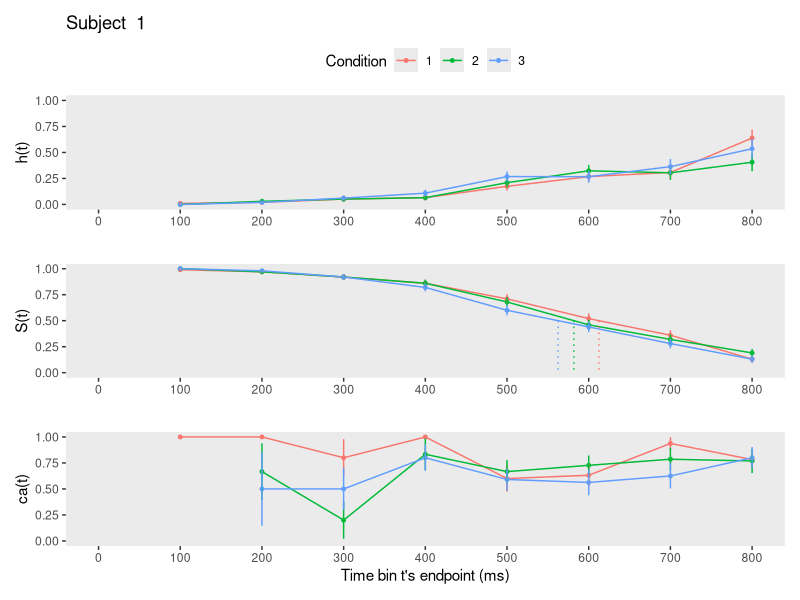
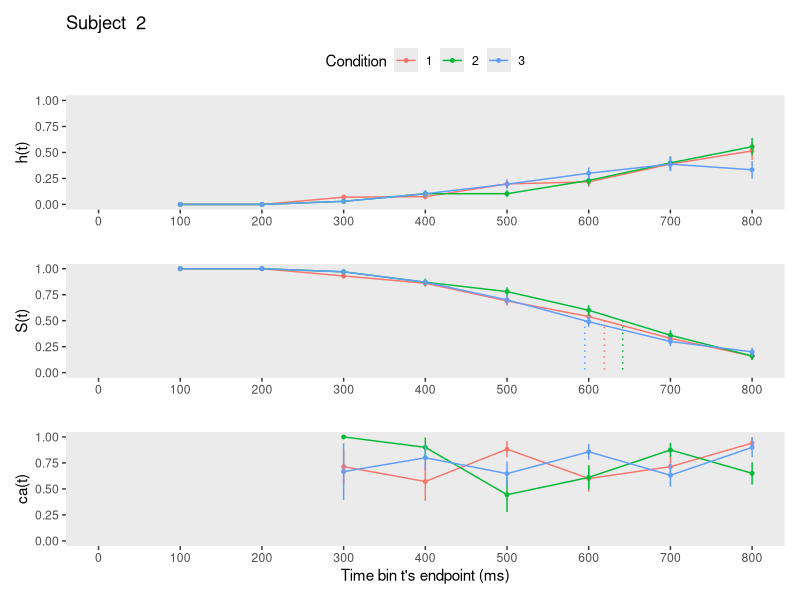
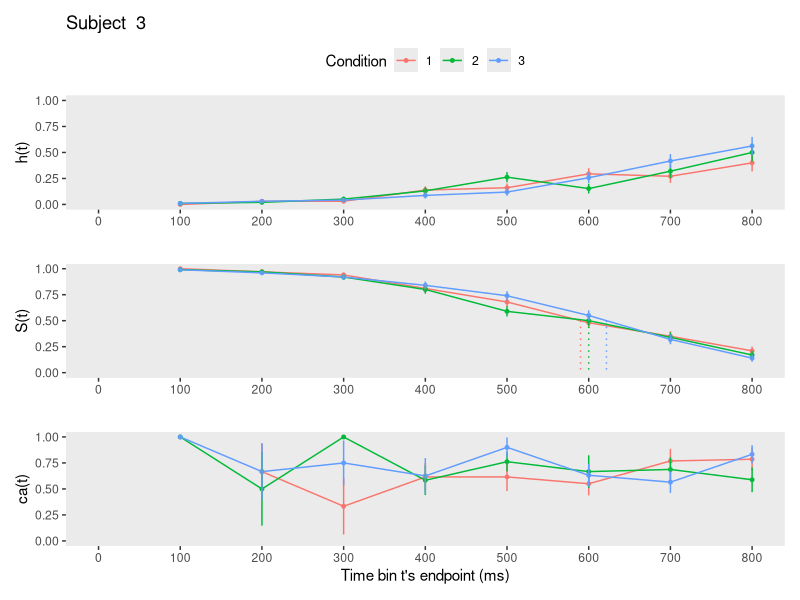
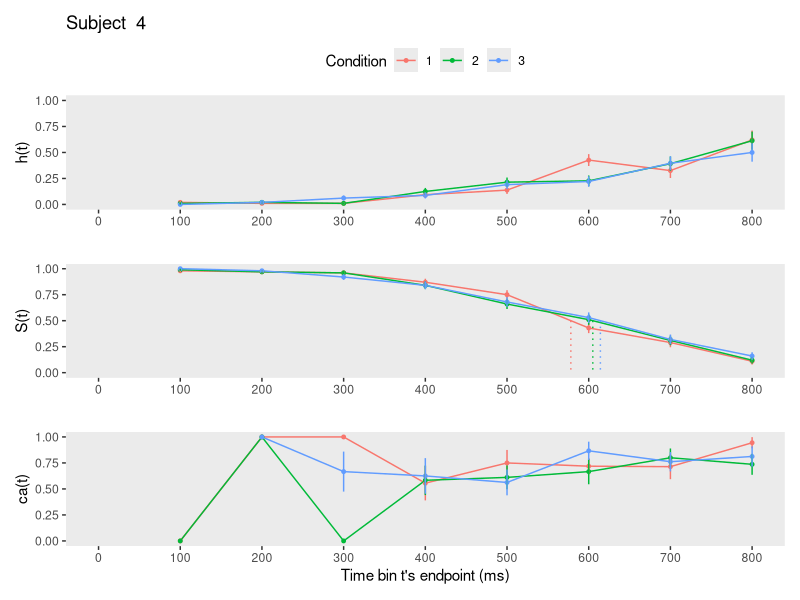
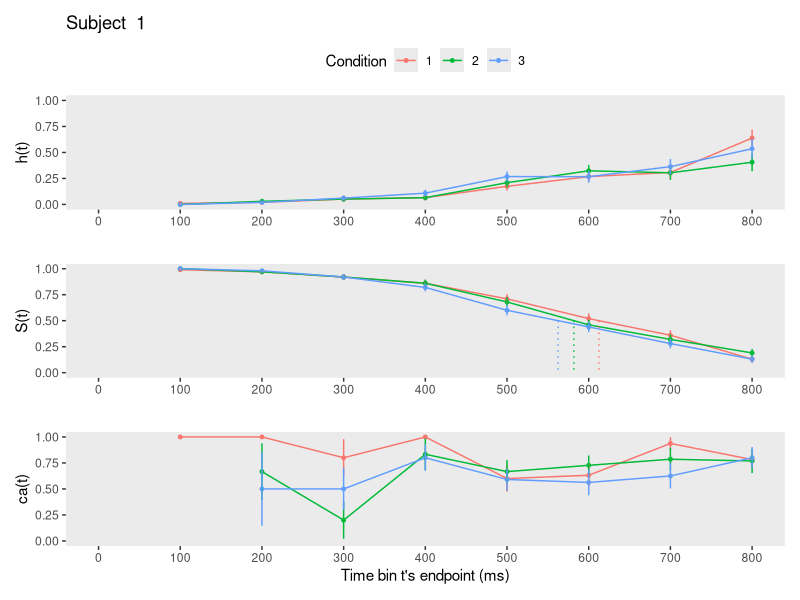
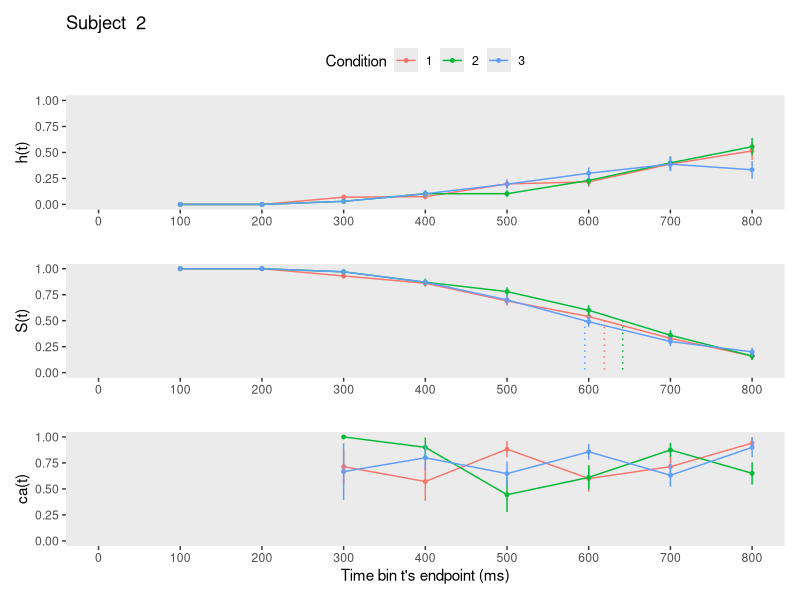
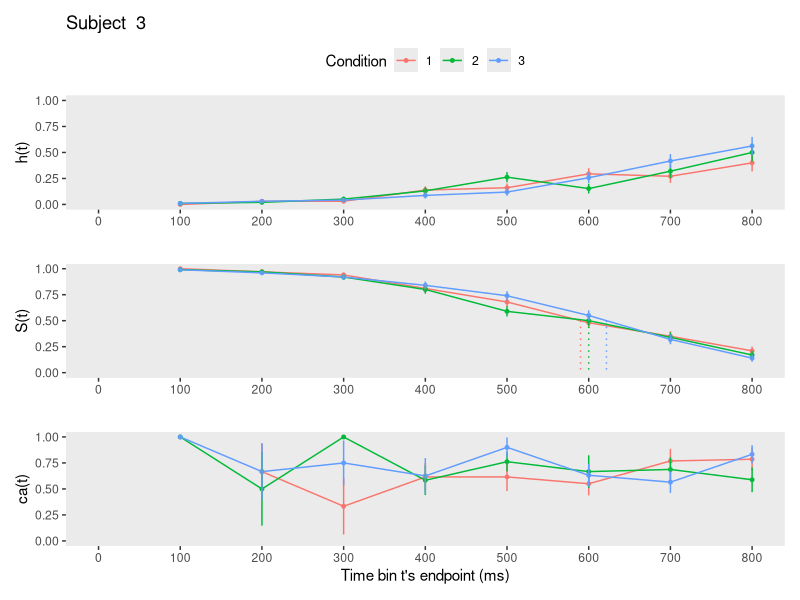
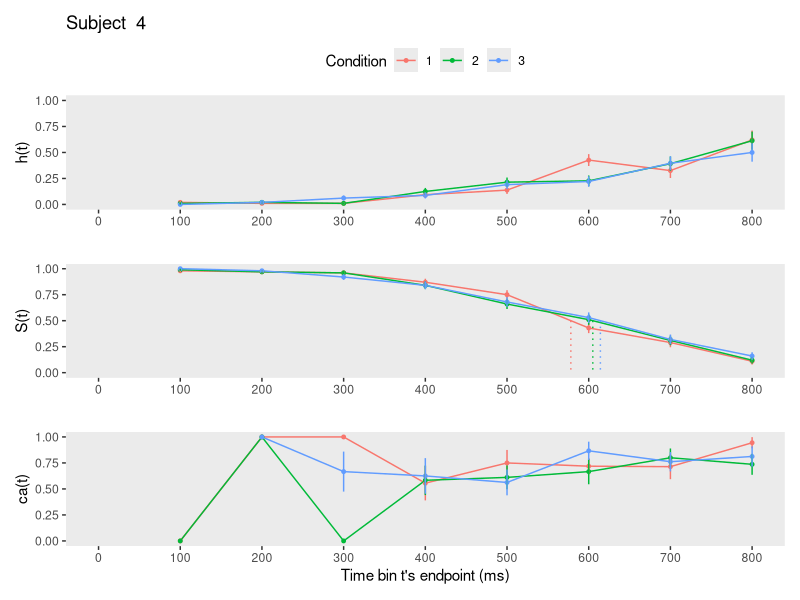

Generate these figures, in order, with R: (Note: this script raises an error after producing the figures.)
## ---- chunk 1
knitr::opts_chunk$set(echo = TRUE)
## ---- chunk 2
library(tidyverse) # data wrangling
library(patchwork) # combine figures
library(pracma) # to Reshape() matrices
library(flextable) # create tables 
## ---- chunk 3
set.seed(1276)
Tr_pCond = 100 # trials per condition
N_sub = 4    # number of subjects
N_cond = 3   # number of conditions per subject
N_total = N_sub*N_cond*Tr_pCond

data <- tibble(
  pid   = rep(1:N_sub,each=N_cond*Tr_pCond),
  trial = as.integer(Reshape( replicate(N_sub,sample(1:(N_cond*Tr_pCond))),N_total,1)),
  condition = rep(rep(1:N_cond,each=Tr_pCond), N_sub),
  RT = as.double(Reshape(replicate(N_sub*N_cond,rnorm(Tr_pCond, 600, 200)),N_total,1)),
  acc = as.double(Reshape(replicate(N_sub*N_cond,(sample(c(0,1), size=Tr_pCond,replace=T,            
                                                  prob=c(.3,.7)))),N_total,1))) %>%
      arrange(pid,trial) %>%
      mutate(RT = ifelse(RT<0,0.001,RT), # instead of filtering to keep all rows
             condition=factor(condition,levels=c(1:N_cond)))

head(data)
## ---- chunk 4
data_nested <- data %>% group_nest(pid)
## ---- chunk 5
define_censoring_dRT <- function(df, timeout, bin_width){
  if(!(timeout %% bin_width == 0)){
    return("The censoring time must be a multiple of the bin width!")
  }
  df %>% mutate(right_censored = 0,
                RT2 = ifelse(RT > timeout, timeout, RT),
                right_censored = ifelse(RT2 == timeout,1,right_censored),
                dRT = ceiling(RT2/bin_width),
                cens_time = timeout, bin_width = bin_width)
}
## ---- chunk 6
setup_person_trial_bin <- function(df){
  df %>% uncount(weights = dRT) %>% 
         group_by(trial) %>% 
         mutate(period = 1:n()) %>% 
         mutate(event = if_else(period == max(period) & right_censored == 0, 1, 0)) %>% 
         ungroup()
}
## ---- chunk 7
setup_lifetable <- function(ptb){
  ptb %>% mutate(event = str_c("event", event)) %>%
          group_by(condition,period) %>% 
          count(event) %>% 
          ungroup() %>% 
          pivot_wider(names_from = event,
                      values_from = n) %>% 
          mutate(event0 = ifelse(is.na(event0),0,event0), # replace NA with 0
                 event1 = ifelse(is.na(event1),0,event1),
                 risk_set = event0 + event1) %>% # define the risk set
          mutate(hazard = num((event1 / risk_set),digits=4)) %>% # calculate hazard estimate
          mutate(se_haz = num(sqrt((hazard * (1 - hazard)) / risk_set),digits=5)) %>% # se hazard
          group_by(condition) %>%
          mutate(survival = num(cumprod(1-hazard),digits=4), # calculate survival estimate
                 term     = num(cumsum(hazard / (risk_set * (1 - hazard))),digits=5),
                 se_surv  = num( (survival * sqrt(term)) , digits=5) ) %>% # Greenwood's (1926) approximation
          ungroup() 
}
## ---- chunk 8
calc_conditionalaccuracy <- function(df){
  df %>% filter(right_censored==0) %>%
         group_by(condition,dRT,cens_time,bin_width) %>%
         summarize(ca = mean(acc),
                   n = n(),
                   .groups = 'drop') %>%
         ungroup() %>%
         mutate(period = dRT,
                se_ca = sqrt((ca * (1-ca)) / n)) %>%
         select(-dRT)
}
## ---- chunk 9
join_lifetable_ca <- function(df1,df2){df1 %>% left_join(df2, join_by(condition,period))}
## ---- chunk 10
extract_median_period <- function(df){
  above_pct50 <- df %>% 
      group_by(condition) %>%
      filter(survival > .5) %>% 
      slice(n()) # take last row
  below_pct50 <- df %>% 
      group_by(condition) %>%
      filter(survival < .5) %>% 
      slice(1) # take first row
  # pull period above
  period_above <- pull(above_pct50, period)
  # pull survivor function values
  survival_above <- pull(above_pct50, survival)
  survival_below <- pull(below_pct50, survival)
  # estimate median by interpolation
  median_period <- period_above+((survival_above-.5)/(survival_above-survival_below))*((period_above+1)-period_above)
}
## ---- chunk 11
plot_eha <- function(df,subj){
  library(patchwork)
  cutoff <- df %>% pull(cens_time) %>% max(na.rm=T)
  binsize <- df %>% pull(bin_width) %>% max(na.rm=T)
  median_period <- extract_median_period(df)
  n_conditions <- nlevels(df$condition)
  data_median <- c()
  for(i in 1:n_conditions){
    data_median <- append(data_median, c(median_period[i], median_period[i]))
  }
  data_medians <- tibble(period= data_median,
                         survival = rep(c(.5, 0),n_conditions),
                         condition = rep(1:n_conditions, each=2))
  
p1 <- df %>% ggplot(aes(x=period, color=condition, group=condition)) +
  geom_line(aes(y=hazard)) +
  geom_point(aes(y=hazard), size=1) + labs(color="Condition") +
  geom_linerange(aes(ymin=hazard-se_haz, ymax=hazard+se_haz), show.legend = F) +
  scale_x_continuous(breaks = c(0,1:(cutoff/binsize)), labels=c(0,1:(cutoff/binsize)*binsize),
                     limits = c(0,cutoff/binsize)) +
  scale_y_continuous(limits = c(0,1)) +
  labs(x="", y="h(t)", title = paste("Subject ", subj)) +
  theme(legend.background = element_rect(fill = "transparent"),
        panel.grid = element_blank(),
        legend.position = "top")

p2 <-df %>%
  ggplot(aes(x=period, color=condition, group=condition)) +
  geom_line(aes(y=survival), show.legend = F) +
  geom_point(aes(y=survival), size=1, show.legend = F) +
  geom_linerange(aes(ymin=survival-se_surv, ymax=survival+se_surv), show.legend = F) +
  # add medians
  geom_path(aes(x=period, y=survival, color=factor(condition)),
            data = data_medians, 
            linetype = 3, show.legend = F) +
  scale_x_continuous(breaks = c(0,1:(cutoff/binsize)), labels=c(0,1:(cutoff/binsize)*binsize),
                     limits=c(0,cutoff/binsize)) +
  scale_y_continuous(limits = c(0,1)) +
  labs(x="", y="S(t)",
       colour="Condition") +
  theme(panel.grid = element_blank())

p3 <-df %>%
  ggplot(aes(x=period, color=condition, group=condition)) +
  geom_line(aes(y=ca), show.legend = F) +
  geom_point(aes(y=ca), size=1, show.legend = F) +
  geom_linerange(aes(ymin=ca-se_ca, ymax=ca+se_ca), show.legend = F) +
  scale_x_continuous(breaks = c(0,1:(cutoff/binsize)), labels=c(0,1:(cutoff/binsize)*binsize),
                     limits=c(0,cutoff/binsize)) +
  scale_y_continuous(limits = c(0,1)) +
  labs(x="Time bin t's endpoint (ms)", y="ca(t)",
       colour="Condition") +
  theme(panel.grid = element_blank())

p1/p2/p3
}
## ---- chunk 12
data_final <- data_nested %>% 
                     mutate(censored  = map(data, define_censoring_dRT, 800, 100)) %>%       # user input: censoring time, and bin width
                     mutate(ptb_data  = map(censored, setup_person_trial_bin)) %>%           # create person-trial-bin dataset
                     mutate(lifetable = map(ptb_data, setup_lifetable)) %>%                  # create life tables without ca
                     mutate(condacc   = map(censored, calc_conditionalaccuracy)) %>%         # calculate ca
                     mutate(lifetable_ca = map2(lifetable, condacc, join_lifetable_ca)) %>%  # create life tables with ca
                     mutate(plot      = map2(.x = lifetable_ca, .y = pid, plot_eha))         # create plots of info in life tables
## ---- chunk 13
# view lifetables:
data_final %>% pull(lifetable)

# view original data for subject 1:
data_final[[2]][[1]]

# view person-trial-bin data set for subject 1:
data_final[[4]][[1]] 

# view lifetable for subject 1
data_final[[7]][[1]]
## ---- chunk 14
# save as pdf
map2(paste0("figures/figure_for_subject", data_final$pid, ".pdf"), data_final$plot, ggsave)

# save as png
map2(paste0("figures/figure_for_subject", data_final$pid, ".png"), data_final$plot, ggsave, width = 8, height = 5, dpi = 600)
## ---- chunk 15
ft <- flextable::flextable(data_final[[7]][[1]] %>% filter(condition==1) 
          %>% select(period,risk_set,hazard,se_haz,survival,se_surv,ca, se_ca))

# TODO: add row for time zero

# save in folder tables
save_as_image(ft, "tables/lifetable.png")
## ---- chunk 16
input_modeling_hazard <- data_final %>% 
                        select(pid, ptb_data) %>%  unnest(ptb_data) %>%
                        select(pid,trial,condition,period,event)

# save in folder data
write_csv(input_modeling_hazard, file="data/inputfile_hazard_modeling.csv")
## ---- chunk 17
input_ca_modeling <- data_final %>%
                    select(pid, censored) %>% unnest(censored) %>%
                    filter(right_censored == 0) %>% # only keep uncensored trials
                    select(pid, trial, condition, acc, dRT)

# save in folder data
write_csv(input_ca_modeling, file="data/inputfile_ca_modeling.csv")
## ---- chunk 18
LL <-map(data_final$lifetable_ca, extract_median_period)
binsize <- data_final$censored[[1]] %>% pull(bin_width) %>% max(na.rm=T)
modify_depth(LL,1,~.x*binsize)
